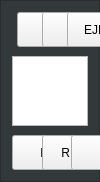
            <widget class="QFrame" name="usb_file_frame">
             <property name="enabled">
              <bool>true</bool>
             </property>
             <property name="geometry">
              <rect>
               <x>10</x>
               <y>20</y>
               <width>100</width>
               <height>100</height>
              </rect>
             </property>
             <property name="sizePolicy">
              <sizepolicy hsizetype="Fixed" vsizetype="Preferred">
               <horstretch>0</horstretch>
               <verstretch>0</verstretch>
              </sizepolicy>
             </property>
             <property name="minimumSize">
              <size>
               <width>100</width>
               <height>0</height>
              </size>
             </property>
             <property name="maximumSize">
              <size>
               <width>100</width>
               <height>100</height>
              </size>
             </property>
             <property name="styleSheet">
              <string notr="true">.QFrame{
    background-color: rgb(51, 57, 59);
}</string>
             </property>
             <property name="frameShape">
              <enum>QFrame::Shape::StyledPanel</enum>
             </property>
             <property name="frameShadow">
              <enum>QFrame::Shadow::Raised</enum>
             </property>
             <layout class="QVBoxLayout" name="verticalLayout_37">
              <property name="spacing">
               <number>9</number>
              </property>
              <item>
               <layout class="QHBoxLayout" name="horizontalLayout_124">
                <property name="leftMargin">
                 <number>5</number>
                </property>
                <property name="rightMargin">
                 <number>5</number>
                </property>
                <item>
                 <widget class="QPushButton" name="device_folder_up_button">
                  <property name="sizePolicy">
                   <sizepolicy hsizetype="Fixed" vsizetype="Fixed">
                    <horstretch>0</horstretch>
                    <verstretch>0</verstretch>
                   </sizepolicy>
                  </property>
                  <property name="minimumSize">
                   <size>
                    <width>110</width>
                    <height>35</height>
                   </size>
                  </property>
                  <property name="maximumSize">
                   <size>
                    <width>110</width>
                    <height>35</height>
                   </size>
                  </property>
                  <property name="focusPolicy">
                   <enum>Qt::FocusPolicy::NoFocus</enum>
                  </property>
                  <property name="styleSheet">
                   <string notr="true">QPushButton {
   	font: 14pt &quot;Probe Basic Bebas Mono&quot;;
}</string>
                  </property>
                  <property name="text">
                   <string>  FOLDER UP</string>
                  </property>
                  <property name="icon">
                   <iconset resource="probe_basic.qrc">
                    <normaloff>:/images/folder_up.png</normaloff>:/images/folder_up.png</iconset>
                  </property>
                  <property name="iconSize">
                   <size>
                    <width>30</width>
                    <height>17</height>
                   </size>
                  </property>
                 </widget>
                </item>
                <item>
                 <widget class="RemovableDeviceComboBox" name="removabledevicecombobox">
                  <property name="sizePolicy">
                   <sizepolicy hsizetype="Preferred" vsizetype="Fixed">
                    <horstretch>1</horstretch>
                    <verstretch>0</verstretch>
                   </sizepolicy>
                  </property>
                  <property name="minimumSize">
                   <size>
                    <width>149</width>
                    <height>35</height>
                   </size>
                  </property>
                  <property name="maximumSize">
                   <size>
                    <width>16777215</width>
                    <height>35</height>
                   </size>
                  </property>
                 </widget>
                </item>
                <item>
                 <widget class="QPushButton" name="device_eject_usb_button">
                  <property name="sizePolicy">
                   <sizepolicy hsizetype="Fixed" vsizetype="Fixed">
                    <horstretch>0</horstretch>
                    <verstretch>0</verstretch>
                   </sizepolicy>
                  </property>
                  <property name="minimumSize">
                   <size>
                    <width>100</width>
                    <height>35</height>
                   </size>
                  </property>
                  <property name="maximumSize">
                   <size>
                    <width>100</width>
                    <height>35</height>
                   </size>
                  </property>
                  <property name="focusPolicy">
                   <enum>Qt::FocusPolicy::NoFocus</enum>
                  </property>
                  <property name="styleSheet">
                   <string notr="true">QPushButton {
   	font: 14pt &quot;Probe Basic Bebas Mono&quot;;
}</string>
                  </property>
                  <property name="text">
                   <string>EJECT USB</string>
                  </property>
                 </widget>
                </item>
               </layout>
              </item>
              <item>
               <layout class="QHBoxLayout" name="horizontalLayout_125">
                <item>
                 <widget class="FileSystemTable" name="filesystemtable_2">
                  <property name="sizePolicy">
                   <sizepolicy hsizetype="Expanding" vsizetype="Expanding">
                    <horstretch>0</horstretch>
                    <verstretch>0</verstretch>
                   </sizepolicy>
                  </property>
                  <property name="focusPolicy">
                   <enum>Qt::FocusPolicy::WheelFocus</enum>
                  </property>
                  <property name="sizeAdjustPolicy">
                   <enum>QAbstractScrollArea::SizeAdjustPolicy::AdjustIgnored</enum>
                  </property>
                  <property name="autoScroll">
                   <bool>true</bool>
                  </property>
                  <property name="autoScrollMargin">
                   <number>20</number>
                  </property>
                  <property name="selectionMode">
                   <enum>QAbstractItemView::SelectionMode::SingleSelection</enum>
                  </property>
                  <property name="textElideMode">
                   <enum>Qt::TextElideMode::ElideRight</enum>
                  </property>
                  <property name="showGrid">
                   <bool>false</bool>
                  </property>
                  <property name="sortingEnabled">
                   <bool>true</bool>
                  </property>
                  <property name="hiddenColumns" stdset="0">
                   <string>2, 4,1</string>
                  </property>
                  <property name="fixedNameColumn" stdset="0">
                   <bool>true</bool>
                  </property>
                  <property name="nameColumnsWidth" stdset="0">
                   <number>250</number>
                  </property>
                  <attribute name="horizontalHeaderCascadingSectionResizes">
                   <bool>true</bool>
                  </attribute>
                 </widget>
                </item>
               </layout>
              </item>
              <item>
               <layout class="QHBoxLayout" name="horizontalLayout_126">
                <property name="spacing">
                 <number>12</number>
                </property>
                <item>
                 <widget class="QPushButton" name="device_delete_item_button">
                  <property name="sizePolicy">
                   <sizepolicy hsizetype="Fixed" vsizetype="Fixed">
                    <horstretch>0</horstretch>
                    <verstretch>0</verstretch>
                   </sizepolicy>
                  </property>
                  <property name="minimumSize">
                   <size>
                    <width>100</width>
                    <height>35</height>
                   </size>
                  </property>
                  <property name="maximumSize">
                   <size>
                    <width>100</width>
                    <height>35</height>
                   </size>
                  </property>
                  <property name="focusPolicy">
                   <enum>Qt::FocusPolicy::NoFocus</enum>
                  </property>
                  <property name="styleSheet">
                   <string notr="true">QPushButton {
   	font: 14pt &quot;Probe Basic Bebas Mono&quot;;
}</string>
                  </property>
                  <property name="text">
                   <string> DELETE</string>
                  </property>
                  <property name="icon">
                   <iconset resource="probe_basic.qrc">
                    <normaloff>:/images/delete.png</normaloff>:/images/delete.png</iconset>
                  </property>
                  <property name="iconSize">
                   <size>
                    <width>14</width>
                    <height>14</height>
                   </size>
                  </property>
                 </widget>
                </item>
                <item>
                 <widget class="QPushButton" name="device_rename_item_button">
                  <property name="sizePolicy">
                   <sizepolicy hsizetype="Preferred" vsizetype="Fixed">
                    <horstretch>0</horstretch>
                    <verstretch>0</verstretch>
                   </sizepolicy>
                  </property>
                  <property name="minimumSize">
                   <size>
                    <width>90</width>
                    <height>35</height>
                   </size>
                  </property>
                  <property name="maximumSize">
                   <size>
                    <width>16777215</width>
                    <height>35</height>
                   </size>
                  </property>
                  <property name="focusPolicy">
                   <enum>Qt::FocusPolicy::NoFocus</enum>
                  </property>
                  <property name="styleSheet">
                   <string notr="true">QPushButton {
   	font: 14pt &quot;Probe Basic Bebas Mono&quot;;
}</string>
                  </property>
                  <property name="text">
                   <string>RENAME</string>
                  </property>
                 </widget>
                </item>
                <item>
                 <widget class="QPushButton" name="copy_from_usb_2">
                  <property name="sizePolicy">
                   <sizepolicy hsizetype="Fixed" vsizetype="Fixed">
                    <horstretch>0</horstretch>
                    <verstretch>0</verstretch>
                   </sizepolicy>
                  </property>
                  <property name="minimumSize">
                   <size>
                    <width>100</width>
                    <height>35</height>
                   </size>
                  </property>
                  <property name="maximumSize">
                   <size>
                    <width>100</width>
                    <height>35</height>
                   </size>
                  </property>
                  <property name="focusPolicy">
                   <enum>Qt::FocusPolicy::NoFocus</enum>
                  </property>
                  <property name="layoutDirection">
                   <enum>Qt::LayoutDirection::RightToLeft</enum>
                  </property>
                  <property name="styleSheet">
                   <string notr="true">QPushButton {
   	font: 14pt &quot;Probe Basic Bebas Mono&quot;;
    padding-right: 4px;
}</string>
                  </property>
                  <property name="text">
                   <string>TO PC  </string>
                  </property>
                  <property name="icon">
                   <iconset resource="probe_basic.qrc">
                    <normaloff>:/images/right_arrow.png</normaloff>:/images/right_arrow.png</iconset>
                  </property>
                 </widget>
                </item>
               </layout>
              </item>
             </layout>
            </widget>
